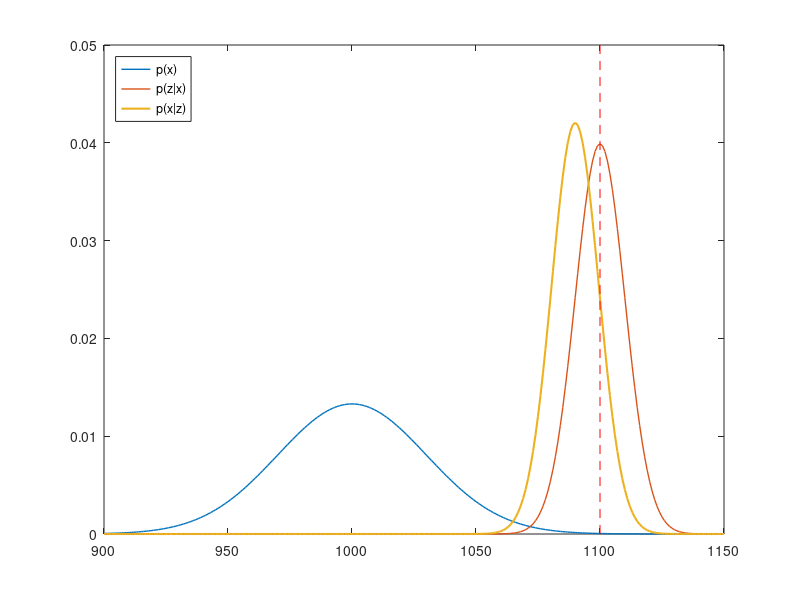

MATLAB code to generate this figure:
clear;
% input data
x_mean = 1000;
x_var = 900;
z_mean = 1100;
z_var = 100;

x_z_mean = z_var / (z_var + x_var)*x_mean + x_var / (z_var + x_var) * z_mean; % 1090
x_z_var = 1 / (1/x_var + 1/z_var); % 90
x = 900:1:1150;

% distributions
px = @(x) 1/sqrt(2*pi*x_var)*exp((-0.5*(x-x_mean).^2)/x_var);
pz_x = @(x) 1/sqrt(2*pi*z_var)*exp((-0.5*(x-z_mean).^2)/z_var);
px_z = @(x) 1/sqrt(2*pi*x_z_var)*exp((-0.5*(x - x_z_mean).^2)/x_z_var);
pz = @(x, z) 1/(sqrt(2*pi*z_var)*sqrt(2 * pi * x_var)) * exp((-0.5*(z - x).^2)/z_var +(-0.5 * (x - x_mean).^2)/x_var);

figure();
ax=axes;
plot(x, px(x), 'LineWidth', 1);
hold on;
plot(x, pz_x(x), 'LineWidth', 1);
plot(x, px_z(x), 'LineWidth', 1.5);
line([z_mean z_mean],get(ax,'YLim'), 'Color', 'Red', 'LineStyle', '--');
legend("p(x)", "p(z|x)", "p(x|z)", 'Location','NorthWest');

